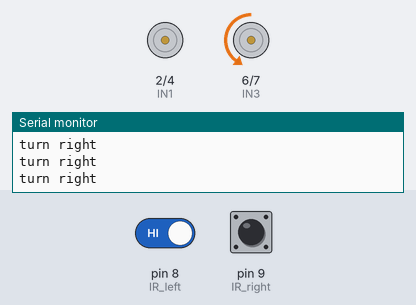
This sketch was run on a simulated Arduino Uno, built with avr-gcc and run on an emulated ATmega328P. Shown: motor-driver pin pairs drawn as motors (green arrow = first pin HIGH = forward, orange = second pin HIGH = backward, longer = more drive, scaled by the enable pin), the last lines printed to the serial monitor. Inputs (shaded band) come from the test bench; at power-on: pin 8 (IR_left) HIGH, pin 9 (IR_right) LOW.

Above: at 1.2 s.
1.3 s: pin 8 (IR_left) driven LOW
At 2.2 s:
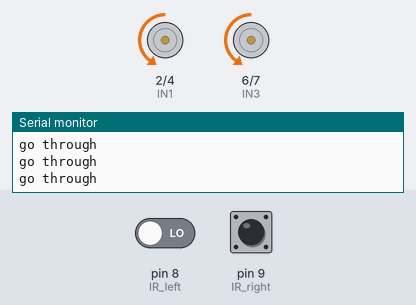
2.8 s: pin 9 (IR_right) driven HIGH
At 4.0 s:
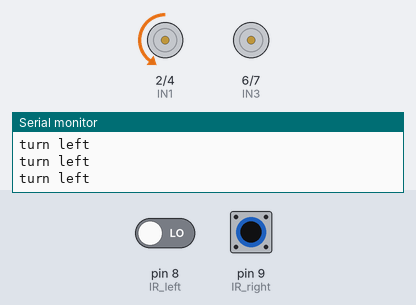
4.3 s: pin 8 (IR_left) driven HIGH
At 5.5 s:
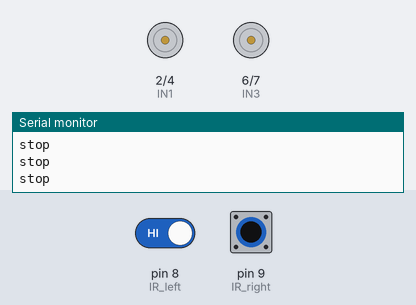
5.8 s: pin 9 (IR_right) driven LOW
At 6.7 s:
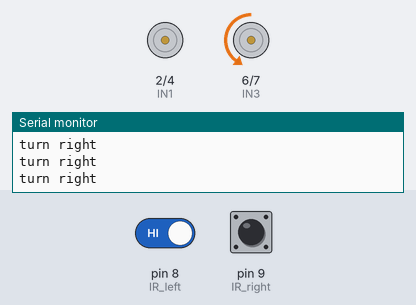
8.8 s: pin 9 (IR_right) pulsed HIGH 5 times (0.12 s each, 0.3 s apart)
At 9.2 s:
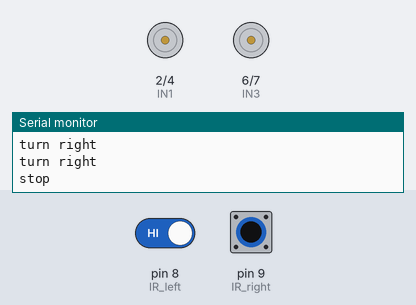
13.3 s: pin 9 (IR_right) pulsed HIGH 5 times (0.12 s each, 0.3 s apart)
At 16.0 s:
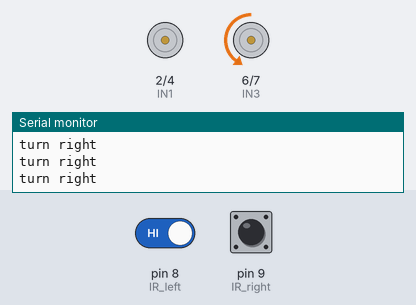
Timing chart, 0 to 17.5 s (numbered marks = the images above; inputs shaded):
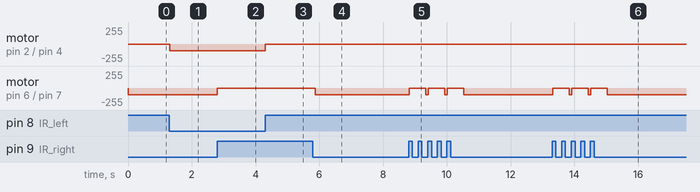

The sketch:

car_direction_control.ino
```cpp
const int ENA=3, IN1=2, IN2=4;
const int ENB=5, IN3=6, IN4=7;
const int IR_left = 8, IR_right = 9;
const int LED_LEFT = 12,LED_RIGHT = 13;

void setup() {
  pinMode(ENA, OUTPUT); pinMode(IN1, OUTPUT); pinMode(IN2, OUTPUT);
  pinMode(ENB, OUTPUT); pinMode(IN3, OUTPUT); pinMode(IN4, OUTPUT);
  pinMode(IR_left, INPUT); pinMode(IR_right, INPUT);
  Serial.begin(9600);
}

void loop() {
  int l = digitalRead(IR_left);
  int r = digitalRead(IR_right);

  if (l == LOW && r == LOW) {
    Serial.println("go through");
    goForward();
  } else if (l == HIGH && r == LOW) {
    Serial.println("turn right");
    turnRight();
  } else if (l == LOW && r == HIGH) {
    Serial.println("turn left");
    turnLeft();
  } else {
    Serial.println("stop");
    stopMotors();
    delay(500);
  }
  delay(20); // 更快反應
}

// 馬達控制函式
void goForward() {
  analogWrite(ENA, 100); // 左馬達速度
  analogWrite(ENB, 100); // 右馬達速度
  digitalWrite(IN1, LOW);
  digitalWrite(IN2, HIGH);
  digitalWrite(IN3, LOW);
  digitalWrite(IN4, HIGH);
}

void turnRight() {
  analogWrite(ENA, 0);    // 停止左馬達
  analogWrite(ENB, 100);  // 右馬達轉動
  digitalWrite(IN1, LOW);
  digitalWrite(IN2, LOW);
  digitalWrite(IN3, LOW);
  digitalWrite(IN4, HIGH);
}

void turnLeft() {
  analogWrite(ENA, 100);  // 左馬達轉動
  analogWrite(ENB, 0);    // 停止右馬達
  digitalWrite(IN1, LOW);
  digitalWrite(IN2, HIGH);
  digitalWrite(IN3, LOW);
  digitalWrite(IN4, LOW);
}

void stopMotors() {
  analogWrite(ENA, 0);
  analogWrite(ENB, 0);
  digitalWrite(IN1, LOW);
  digitalWrite(IN2, LOW);
  digitalWrite(IN3, LOW);
  digitalWrite(IN4, LOW);
}
```

Measured:
- after the input at 1.3 s, motor on pin 2 (IN1) / pin 4 (IN2): stopped → backward 100/255 at once
- after the input at 2.8 s, motor on pin 6 (IN3) / pin 7 (IN4): backward 100/255 → stopped at once
- after the input at 4.3 s, motor on pin 2 (IN1) / pin 4 (IN2): backward 100/255 → stopped at once
- after the input at 5.8 s, motor on pin 6 (IN3) / pin 7 (IN4): stopped → backward 100/255 after 0.07 s
- after the input at 8.8 s, motor on pin 6 (IN3) / pin 7 (IN4): alternates backward 100/255 for 0.08 s and stopped for 0.52 s, 6 changes in all, then stays backward 100/255, starting at once
- after the input at 13.3 s, motor on pin 6 (IN3) / pin 7 (IN4): alternates backward 100/255 for 0.08 s and stopped for 0.52 s, 6 changes in all, then stays backward 100/255, starting at once
